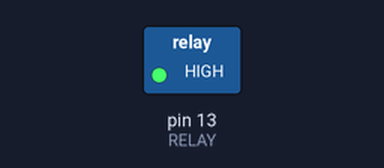
Bench run of a program on a simulated Arduino Uno, built with avr-gcc and run on an emulated ATmega328P. Parts: switched loads named in the program (green lamp = pin HIGH).

Above: at 4.22 s.
At 10.5 s:
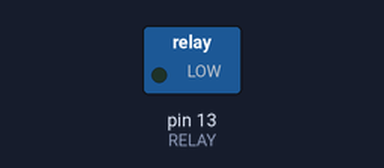
Timing chart, 0 to 14.0 s (numbered marks = the images above):
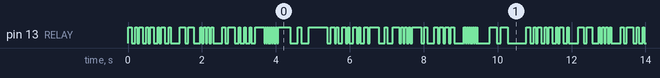

Measured:
- by itself, pin 13 (RELAY): moves between LOW and HIGH, repeating every 10.8 s

The program:

main.cpp
```cpp
#include <Arduino.h>

const int RELAY = 13;
bool isRelayUp = false;

void up(size_t ms);
void down(size_t ms);
void makeBeat(size_t ms);
void song();

void setup()
{
  pinMode(RELAY, OUTPUT);
  digitalWrite(RELAY, LOW);
}

void loop()
{
  song();
}

void up(size_t ms)
{
  digitalWrite(RELAY, HIGH); // Ensure relay starts OFF if active HIGH
  isRelayUp = true;
  delay(ms);
}

void down(size_t ms)
{
  digitalWrite(RELAY, LOW); // Ensure relay starts OFF if active HIGH
  isRelayUp = false;
  delay(ms);
}

void makeBeat(size_t ms)
{
  if (isRelayUp)
    down(ms);
  else
    up(ms);
}

void song()
{
  // Base rhythm: Fast and strong
  for (int i = 0; i < 4; i++)
  {
    makeBeat(100);
    makeBeat(100);
    makeBeat(50);
    makeBeat(50);
  }
  delay(200);

  // Variation 1: Syncopated rhythm
  makeBeat(150);
  makeBeat(75);
  makeBeat(150);
  makeBeat(75);
  delay(100);

  // Fast burst
  for (int i = 0; i < 8; i++)
  {
    makeBeat(50);
  }
  delay(200);

  // Variation 2: Triplets
  for (int i = 0; i < 3; i++)
  {
    makeBeat(80);
  }
  delay(100);

  // Build-up
  for (int i = 0; i < 4; i++)
  {
    makeBeat(100);
    makeBeat(50);
  }
  delay(200);

  // Climax: Fast and intense
  for (int i = 0; i < 16; i++)
  {
    makeBeat(25);
  }
  delay(300);

  // Final rhythm: Strong finish
  makeBeat(200);
  makeBeat(100);
  makeBeat(200);
  makeBeat(100);
  delay(400);
}
```
